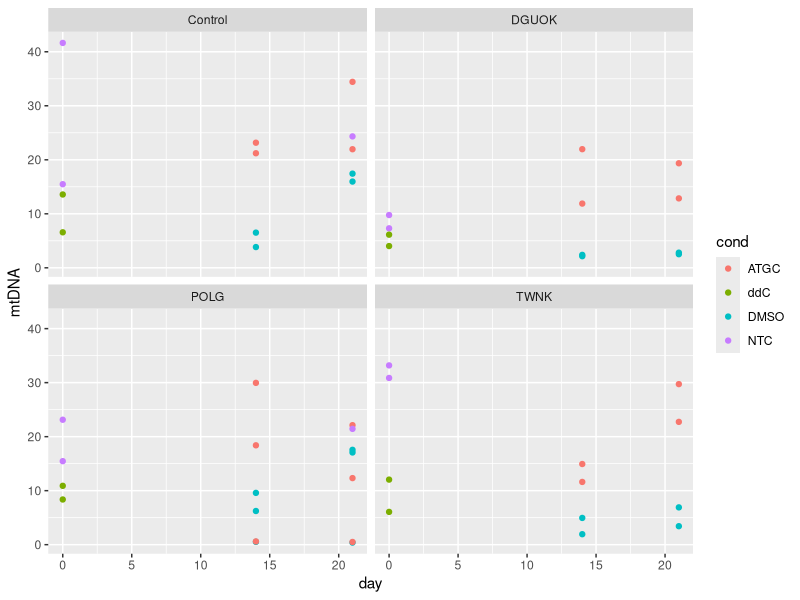
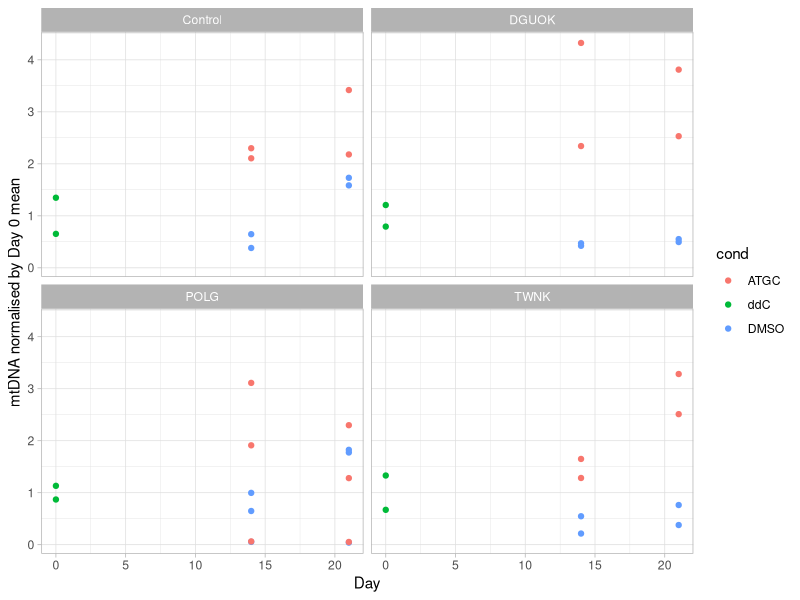

Recreate these plots in R, in order.
library(readxl)
library(ggplot2)

# read data
df = as.data.frame(read_excel("Fratter copy no supplements Nov 2020 for SPSS.xlsx"))

# day 0 "ddC" serves as the baseline for all measurements
# "DMSO" is control and "ATGC" is treatment
# "Plate" gives the index of independent replicates

# set baseline references
base.ATGC = "ddC"
base.DMSO = "ddC"

# initialise normalised mtDNA variable
df$normed = NA
# normalise all appropriate rows in the dataframe by baseline reference
for(i in 1:nrow(df)) {
  this.ref = 0
  if(df$cond[i]=="ATGC" | (df$cond[i]==base.ATGC & df$day[i]==0)) {
    this.ref = mean(df$mtDNA[  df$patcont==df$patcont[i] &
                               df$cond==base.ATGC &
                               df$day == 0])
  } else if(df$cond[i]=="DMSO" | (df$cond[i]==base.DMSO & df$day[i]==0)) {
    this.ref = mean(df$mtDNA[  df$patcont==df$patcont[i] &
                               df$cond==base.DMSO &
                               df$day == 0])
  }
  if(this.ref == 0) {
    df$normed[i] = NA
  } else {
    df$normed[i] = df$mtDNA[i]/this.ref
  }
}

# visualise raw data
ggplot(df, aes(x=day, y=mtDNA, color=cond)) + 
  geom_point() + 
  facet_wrap(~patcont)

# visualise and save normalised data
sf = 2
png("time-series.png", width=500*sf, height=300*sf, res=72*sf)
ggplot(df[df$cond != "NTC",], aes(x=day, y=normed, color=cond)) + 
  geom_point(size=1.5) + xlab("Day") + ylab("mtDNA normalised by Day 0 mean") +
  facet_wrap(~patcont) + theme_light()
dev.off()

# ANOVAs blocking "day" and reporting effect of treatment on normalised mtDNA
# (for each cell line)
# not the best -- time series measurements aren't independent
res = list()
for(patcont in unique(df$patcont)) {
  aov.control = aov(normed ~ day + cond, 
    data=df[df$patcont==patcont & df$cond %in% c("DMSO", "ATGC"),])
  res[[length(res)+1]] = summary(aov.control)
}
unique(df$patcont)

# individual t-tests for ATGC vs DMSO at each timepoint
# (for each cell line)
# low power (n=2 for each)
res.df = data.frame()
for(patcont in unique(df$patcont)) {
 sub = df[df$patcont==patcont & df$cond != "NTC",]
 for(day in c(14,21)) {
   my.t = t.test(sub$normed[sub$day == day & sub$cond=="ATGC"],
          sub$normed[sub$day == day & sub$cond=="DMSO"])
   res.df = rbind(res.df, data.frame(patcont=patcont,day=day, p=my.t$p.value))
 }
}

